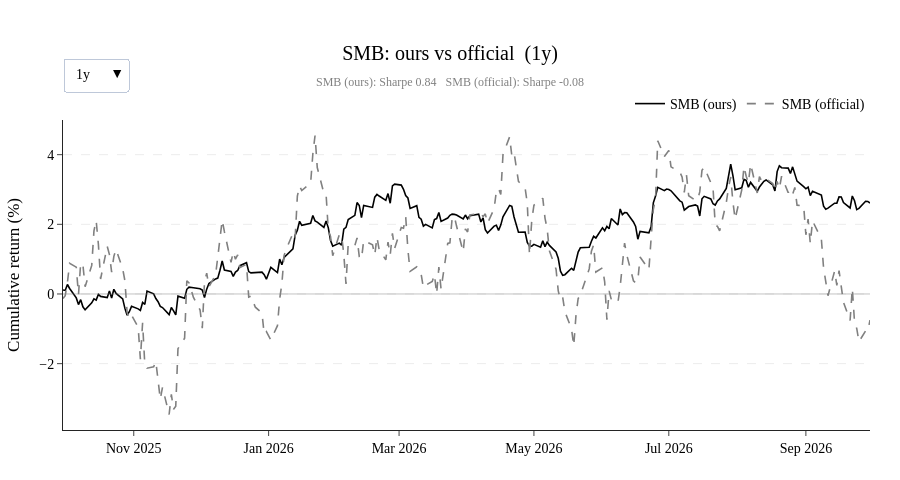

Notebook cell for this chart:
### Code cell
plotting.plot_factor_compare(
    {"SMB (ours)": both["SMB"], "SMB (official)": both["FF_SMB"]},
    title="SMB: ours vs official",
)
